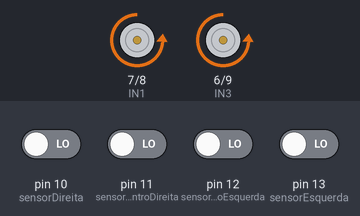
This sketch was run on a simulated Arduino Uno, built with avr-gcc and run on an emulated ATmega328P. Parts: motor-driver pin pairs drawn as motors (green arrow = first pin HIGH = forward, orange = second pin HIGH = backward, longer = more drive, scaled by the enable pin). The inputs (shaded band) are chosen by the test bench; at power-on: pin 10 (sensorDireita), pin 11 (sensorCentroDireita), pin 12 (sensorCentroEsquerda), pin 13 (sensorEsquerda) LOW.

Above: at 1.2 s.
1.3 s: pin 10 (sensorDireita) driven HIGH
At 1.8 s:
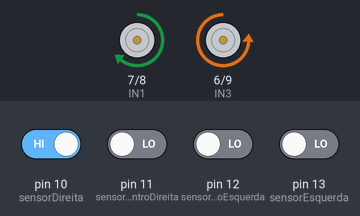
2.8 s: pin 13 (sensorEsquerda) driven HIGH
At 4.0 s:
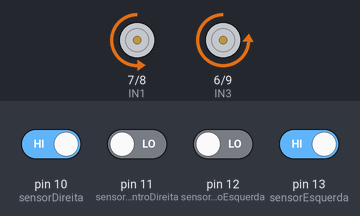
4.3 s: pin 10 (sensorDireita) driven LOW
At 5.6 s:
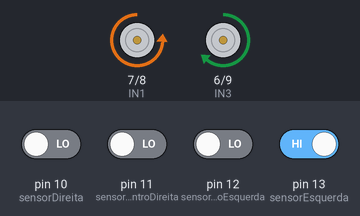
5.8 s: pin 13 (sensorEsquerda) driven LOW
At 6.4 s:
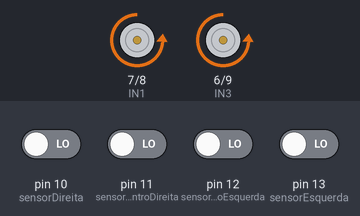
7.3 s: pin 11 (sensorCentroDireita) driven HIGH
At 8.5 s:
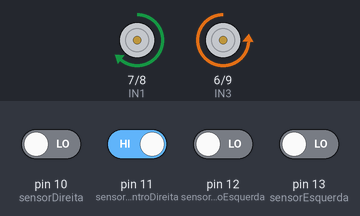
8.8 s: pin 12 (sensorCentroEsquerda) driven HIGH
At 11.1 s:
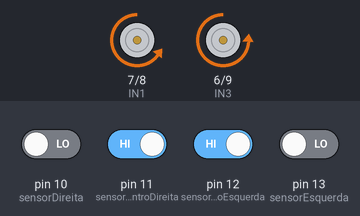
Timing chart, 0 to 11.3 s (numbered marks = the images above; inputs shaded):
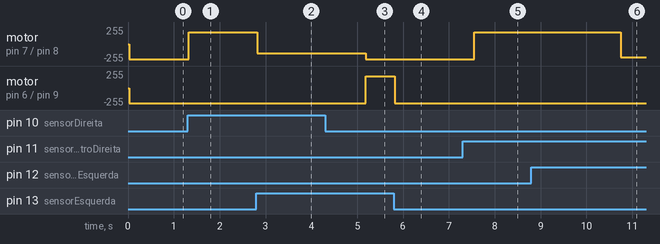

Measured:
- after the input at 1.3 s, motor on pin 7 (IN1) / pin 8 (IN2): backward 230/255 → forward 180/255 at once
- after the input at 2.8 s, motor on pin 7 (IN1) / pin 8 (IN2): forward 180/255 → backward 140/255 at once
- after the input at 4.3 s, motor on pin 7 (IN1) / pin 8 (IN2): backward 140/255 → backward 230/255 after 0.88 s; motor on pin 6 (IN3) / pin 9 (IN4): backward 230/255 → forward 180/255 after 0.88 s
- after the input at 5.8 s, motor on pin 6 (IN3) / pin 9 (IN4): forward 180/255 → backward 230/255 at once
- after the input at 7.3 s, motor on pin 7 (IN1) / pin 8 (IN2): backward 230/255 → forward 180/255 after 0.25 s
- after the input at 8.8 s, motor on pin 7 (IN1) / pin 8 (IN2): forward 180/255 → backward 196/255 after 2.0 s

The sketch:

SeguidorParede.ino
```cpp
//Definindo as variáveis de controle do projeto(Portas do arduino), para ponte H e os três sensores infravermelho.

int ENA = 3;
int ENB = 5;
int IN1 = 7;
int IN2 = 8;
int IN3 = 6;
int IN4 = 9;

int sensorCentroEsquerda = 12;
int sensorCentroDireita = 11;
int sensorEsquerda = 13;
int sensorDireita = 10;

int leituraEsquerda;
int leituraDireita ;
int leituraCentroEsquerda;
int leituraCentroDireita;


//Aqui estão declaradas as variáveis utilizadas no cálculo do controlador PID e as que armazenam os valores durante a execução das medições e as constantes iniciais.

double erro = 0;
double input = 0;
double errSum, ultimoErro,dInput, kp, ki, kd;
double dT = 0;
long tempoFinal=0;
long tempo = 0 ;
double ultimaLeitura;

int x,y;
int constante = 200; //120constante


//A função leitura apenas pega os valores dos sensores usando as portas selecionadas anteriormente e armazena em cinco variáveis para posteriormente ser usado no definirErro.

void frente(int velocidadeMotor1, int velocidadeMotor2){
  digitalWrite(IN1,LOW);
  digitalWrite(IN2,HIGH);
  digitalWrite(IN3,LOW);
  digitalWrite(IN4,HIGH);
  analogWrite(ENA,velocidadeMotor1);
  analogWrite(ENB,velocidadeMotor2);
}

void esquerda(int velocidadeMotor1, int velocidadeMotor2){
  digitalWrite(IN1,LOW);
  digitalWrite(IN2,HIGH);
  digitalWrite(IN3,HIGH);
  digitalWrite(IN4,LOW);
  analogWrite(ENA,velocidadeMotor1);
  analogWrite(ENB,velocidadeMotor2);//70 65

}

void direita(int velocidadeMotor1, int velocidadeMotor2){
  digitalWrite(IN3,LOW);
  digitalWrite(IN4,HIGH);
  digitalWrite(IN1,HIGH);
  digitalWrite(IN2,LOW);
  analogWrite(ENA,velocidadeMotor1);//
  analogWrite(ENB,velocidadeMotor2);

}
void re(int velocidadeMotor1, int velocidadeMotor2){
  digitalWrite(IN3,LOW);
  digitalWrite(IN4,HIGH);
  digitalWrite(IN1,LOW);
  digitalWrite(IN2,HIGH);
  //velocidadeMotor1 = velocidadeMotor1 * 0.825;
  analogWrite(ENA,velocidadeMotor1);
  analogWrite(ENB,velocidadeMotor2);
}
void parar(){
  digitalWrite(IN3,LOW);
  digitalWrite(IN4,LOW);
  digitalWrite(IN1,LOW);
  digitalWrite(IN2,LOW);
  analogWrite(ENA,0);
  analogWrite(ENB,0);
}


/* Como precisamos definir qual função deve ser chamada para continuar na rota a partir do valor de X e Y foi criado a função controle() ,
nela é chamado uma função para definir uma rotação máxima dos motores(velocidade), após isso é criado três condições que vai definir a função
de direção , a primeira é caso X e Y sejam iguais ou maiores que zero, será chamado a função de frente , caso o X seja maior que zero e Y menor
que zero será chamado a função que movimenta o carro pra esquerda, a última e quando X é menor que zero e Y maior que zero , o carro irá na direção da direita.
*/

void limiteXY(){
  if(x >= 200){
    x = 230;
  }
  if(y >= 200){
    y = 230;
  }

  if(x < -180){
    x = -180;
  }
  if(y < -180){
   y = -180;
  }
}
void control(){
  limiteXY();
  if(x >= 0 && y>= 0){
    frente(x,y);
  }else if (x < 0 && y> 0){
    direita(-x,y);
  }else if(x > 0 && y< 0){
    esquerda(x,-y);
  }
}


/*A função definirErro(int setPoint) calcula o erro através da diferença entre o setPoint e o input que utiliza
os dados do sensores infravermelho do carro, caso o sensor da esquerda ou direita encoste na linha, o controlador irá calcular esse erro e estabelecer
um valor para x e y para que o carro permaneça sempre na pista.
*/

int amostra = 1000; //1 sec
void definirErro(double setpoint){
  definirTempo();
  if(dT>=amostra &&( leituraEsquerda || leituraDireita )){
    input = (-250*leituraEsquerda + 250*leituraDireita);
    erro = setpoint - input;
    if(errSum >= 400){
      errSum = 0;
    }
    errSum += (erro);//* dT);
    dInput = (input - ultimaLeitura );//- ultimoErro) / dT;
    //Serial.println();
    x = constante + (kp * erro + ki * errSum - kd * dInput);
    y = constante - (kp * erro + ki * errSum -   kd * dInput);
    ultimoErro = erro;
    ultimaLeitura = input;
    dT = 0;
  }
}


//Aqui estão declaradas as variáveis do erro2.

double erro2 = 0;
double input2 = 0;
double errSum2, ultimoErro2, kp2, ki2, kd2;
double ultimaLeitura2;


/*A função definirErro3(int setPoint) calcula o erro através da diferença entre o setPoint e o input que utiliza
os dados do sensores infravermelho do carro, caso o sensor da esquerda ou direita encoste na linha, o controlador irá calcular esse erro e estabelecer
um valor para x e y para que o carro permaneça sempre na pista.
*/
// UTILIZADO NA FEIRA DO CONHECIMENTO , SÂO 2 PID UM PARA SENSORES MAIS LONGOS E OUTRO PARA SENSORES CENTRAIS ESTE O MAIS FORTE
void definirErro3(double setpoint){
  definirTempo();
  if(dT>=amostra){
    setAmostra(30);
    if(( leituraEsquerda || leituraDireita )){
      input = (-250*leituraEsquerda + 250*leituraDireita);
      erro = setpoint - input;
      if(errSum >= 400){
        errSum = 0;
      }
      errSum += (erro);//* dT);
      dInput = (input - ultimaLeitura );//- ultimoErro) / dT;
      x = constante + (kp * erro + ki * errSum - kd * dInput);
      y = constante - (kp * erro + ki * errSum -   kd * dInput);
      ultimoErro = erro;
      ultimaLeitura = input;
      setAmostra(150);
    }else if((leituraCentroEsquerda || leituraCentroDireita)){
      input = (-350*leituraCentroEsquerda + 350*leituraCentroDireita);
      erro = setpoint - input;
      if(errSum2 >= 400){
        errSum2 = 0;
      }
      errSum2 += (erro);//* dT);
      dInput = (input - ultimaLeitura2);//- ultimoErro) / dT;
      //Serial.println();
      x = constante + (kp2 * erro + ki2 * errSum2 - kd2 * dInput);
      y = constante - (kp2 * erro + ki2 * errSum2 -   kd2 * dInput);
      ultimoErro2 = erro;
      ultimaLeitura2 = input;
      setAmostra(300);
    }else{
      x = constante;
      y = constante;
    }
    dT = 0;
  }
}


/*A função definirErro2(int setPoint) calcula o erro através da diferença entre o setPoint e o input que utiliza
os dados do sensores infravermelho do carro, caso o sensor da esquerda ou direita encoste na linha, o controlador irá calcular esse erro e estabelecer
um valor para x e y para que o carro permaneça sempre na pista.
*/
int amostra2=1000;
void definirErro2(double setpoint){
  if(dT>=amostra2 && (leituraCentroEsquerda || leituraCentroDireita)){
    input = (-350*leituraCentroEsquerda + 350*leituraCentroDireita);
    erro = setpoint - input;
    if(errSum2 >= 400){
      errSum2 = 0;
    }
    errSum2 += (erro);//* dT);
    dInput = (input - ultimaLeitura2);//- ultimoErro) / dT;
    //Serial.println();
    x = constante + (kp2 * erro + ki2 * errSum2 - kd2 * dInput);
    y = constante - (kp2 * erro + ki2 * errSum2 -   kd2 * dInput);
    ultimoErro2 = erro;
    ultimaLeitura2 = input;
    dT = 0;
  }
}


void setTunings(double Kp, double Ki, double Kd){
    double amostraEmSeg = ((double)amostra)/1000;
    kp = Kp;
    ki = Ki * amostraEmSeg;
    kd = Kd / amostraEmSeg;
}

void setTunings2(double Kp, double Ki, double Kd){
    double amostraEmSeg = ((double)amostra)/1000;
    kp2 = Kp;
    ki2 = Ki * amostraEmSeg;
    kd2 = Kd / amostraEmSeg;
}


void setAmostra(int novaAmostra){
  if (novaAmostra > 0){
    double ratio = (double)novaAmostra / (double)amostra;
    ki *= ratio;
    kd /= ratio;
    ki2 *= ratio;
    kd2 /= ratio;
    amostra = (unsigned long)novaAmostra;
  }
}

void leitura(){
  leituraEsquerda = digitalRead(sensorEsquerda);
  leituraDireita = digitalRead(sensorDireita);
  leituraCentroDireita = digitalRead(sensorCentroDireita);
  leituraCentroEsquerda = digitalRead(sensorCentroEsquerda);
}
void definirTempo(){
  tempo = tempoFinal;
  tempoFinal = millis();
  dT += (double)(tempoFinal - tempo);
}

/*Na função setup() são configurados os pinos utilizados na placa Arduino, essa configuração serve para determinar o funcionamento de cada um deles,
como por exemplo os pinos da ponte H que estão configurados para saída, enquanto que, sensores infravermelho estão funcionando como entrada. Logo em seguida
são determinados os valores da saída dos pinos da ponte H que irão controlar a velocidade e o sentido da rotação de cada um dos motores, nesse momento estão tudo
em low para evitar qualquer problema futuro.*/

void setup() {
 pinMode(ENA,OUTPUT);
 pinMode(ENB,OUTPUT);
 pinMode(IN1,OUTPUT);
 pinMode(IN2,OUTPUT);
 pinMode(IN3,OUTPUT);
 pinMode(IN4,OUTPUT);
 pinMode(sensorCentroDireita,INPUT);
 pinMode(sensorCentroEsquerda,INPUT);
 pinMode(sensorEsquerda,INPUT);
 pinMode(sensorDireita,INPUT);

 digitalWrite(ENA,LOW);
 digitalWrite(ENB,LOW);
 digitalWrite(IN1,LOW);
 digitalWrite(IN2,LOW);
 digitalWrite(IN3,LOW);
 digitalWrite(IN4,LOW);
 tempoFinal = millis();

 setAmostra(30);
 setTunings(3.5, 0.8, 0);
 setTunings2(1.8, 0.3, 0);

}
// chamada de funçoes para execução do PID e controle do carro
void loop() {
  leitura();
  definirErro3(0);
  control();

}
```
